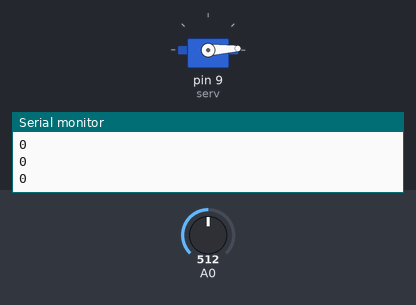
The sketch below on a simulated Arduino Uno, built with avr-gcc and run on an emulated ATmega328P. Parts: servo, the last lines printed to the serial monitor. The inputs (shaded band) are chosen by the test bench; at power-on: A0 = 512.

Above: at 1.2 s.
1.3 s: A0 set to 306
At 1.5 s:
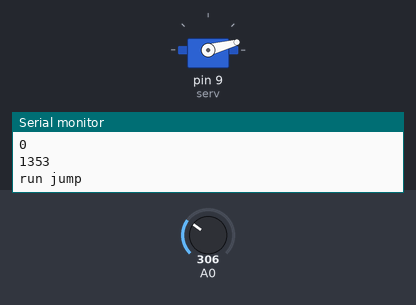
Timing chart, 0 to 4.3 s (numbered marks = the images above; inputs shaded):
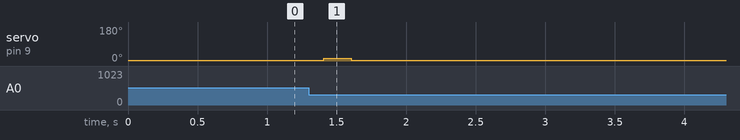

Measured:
- after the input at 1.3 s, servo on pin 9 (serv): 3° → 15° after 0.11 s, → 3° 0.20 s later

The sketch:

main.ino
```cpp
#include <Servo.h>
long jumpActionArray[200] = {};//werkt tot 200 jumps
int jumpActionArrayLength = 0;
int currentJumpActionIndex = 0;
int currentMoveBackActionIndex = 0;
long moveBackArray[200] = {}; //tot 200 keer weer terug
int moveBackActionLength = 0;
Servo serv;
int pos = 0;
float dely = 50;
int lastLDR = 0;
int LDR = 0;
int nextmove = 0;
boolean wasLastLoopAction = false;

void setup() {
  pinMode(0, INPUT);
  Serial.begin(9600);
  serv.attach(9);
  serv.write(3); //spatie uit
  lastLDR = analogRead(0);
}

void loop() {

  LDR = analogRead(0); //lees LDR waard
  //Serial.println("LDR value: " + LDR);

  if (wasLastLoopAction == false && LDR < lastLDR - 5) {//anti bounce
    wasLastLoopAction = true;
    jumpActionArray[jumpActionArrayLength] = millis() + dely; // opdracht queuen
    jumpActionArrayLength++;
    dely = dely - 1.25; // delay telkens verminderen
    Serial.println("queue jump");
  } else {
    wasLastLoopAction = false;
  }
  lastLDR = LDR;
  Serial.println(currentJumpActionIndex);
  Serial.println(jumpActionArray[currentJumpActionIndex]);
  if (jumpActionArray[currentJumpActionIndex] != 0 && millis() > jumpActionArray[currentJumpActionIndex]) { // als huidige instructie tijd op de stack geweest is (jump)
    Serial.println("run jump");
    serv.write(15); //spatie in
    currentJumpActionIndex++; //de volgende actie klaarzetten

    moveBackArray[moveBackActionLength] = millis() + 200; //queue move back
    moveBackActionLength++;
  }

  //Serial.println(moveBackArray[currentMoveBackActionIndex] + " < next current > " + millis());

  if (moveBackArray[currentMoveBackActionIndex] != 0 && millis() > moveBackArray[currentMoveBackActionIndex]) { //als huidige instructie tijd op stack geweestr is (moveback)
    Serial.println("move back");
    currentMoveBackActionIndex++; //wacht op volgende move back
    serv.write(3); //spatie uit
  }

  delay(100);//anders is LDR te specifiek, hier nog wat op vinden?


}
```
